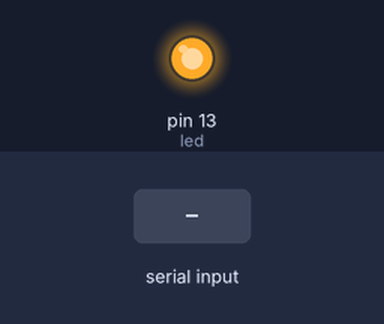
The sketch below on a simulated Arduino Uno, built with avr-gcc and run on an emulated ATmega328P. On the bench: output pins drawn as LEDs (lit = HIGH). The test bench sets the inputs (shaded band). What the sketch prints to the serial monitor is not drawn.

Above: at 1.2 s.
1.3 s: "Z" received over Serial
At 1.8 s:
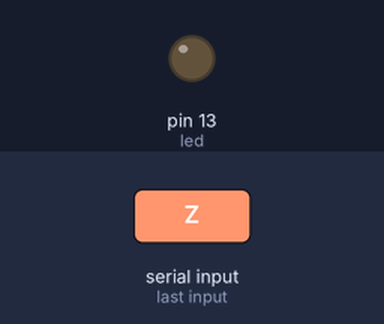
2.8 s: "C" received over Serial
5.1 s: "S" received over Serial
Timing chart, 0 to 8.1 s (numbered marks = the images above; inputs shaded):
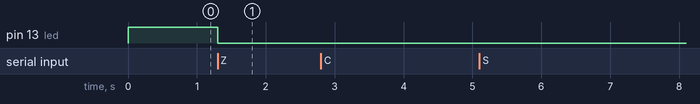

Measured:
- after the input at 1.3 s, pin 13 (led): HIGH → LOW at once
- after the input at 2.8 s, every drawn part: stays the same
- after the input at 5.1 s, every drawn part: stays the same

The sketch:

rfid_debug.ino
```cpp
// (licence header left out)
uint16_t counter; // Counter for the credit currently in the machine and the total value of coins that have been put into the machine
int led = 13;

void setup() {
  Serial.begin(19200); // Initialize serial communications with master vending arduino
  Serial.setTimeout(400);
  pinMode(led, OUTPUT);
  counter = 30000;
}

#define transmission_attempts 10
#define transmission_repeats 5
uint8_t recieve_error;
uint16_t rfid_recieve(){
  char parseBuffer[transmission_repeats*2];
  uint8_t recieveAttemptsRemaining = transmission_attempts;
  uint16_t number = 0;
  while(recieveAttemptsRemaining-- > 0){
    if(Serial.readBytes(parseBuffer, sizeof(parseBuffer)) == sizeof(parseBuffer)){
      // Recieved correct ammount of bytes - check message integrity
      if(memcmp(parseBuffer,parseBuffer+2,sizeof(parseBuffer)-2) == 0){
        // OK
        recieve_error = 0;
        // Let other party know we do not need a retransmission
        Serial.write(0);
        memcpy(&number,parseBuffer,sizeof(number));
        return number;
      }
    }
    // Recieved incorrect ammount of bytes - Retry only if we are going to run function again
    if(recieveAttemptsRemaining > 0)
      Serial.write(recieveAttemptsRemaining+48);
  }
  recieve_error = 1; // timed out
  // Let other party know we do not need a retransmission
  Serial.write(0);
  return number;
}

char rfid_transmit(uint16_t number){
//uint16_t number;                      // 0001 0110 0100 0111
  uint16_t mask   = B11111111;          // 0000 0000 1111 1111
  uint8_t first_half   = number >> 8;   // >>>> >>>> 0001 0110
  uint8_t sencond_half = number & mask; // ____ ____ 0100 0111
  char waiting_for_ok = 1;
  uint8_t transmitAttemptsRemaining = transmission_attempts;
  while(waiting_for_ok && transmitAttemptsRemaining-- > 0){
    // Flush incoming buffer
    while(Serial.available()){Serial.read();}
    for (int i = 0; i < transmission_repeats*2; i = i+2) {
      Serial.write(sencond_half);
      Serial.write(first_half);
    }
    if(Serial.readBytes(&waiting_for_ok,1) == 0) // No bytes recieved
      waiting_for_ok = 1; // Overwrite waiting_for_ok - necessary?
  }
  return waiting_for_ok;
}

void loop() {
  if (Serial.available()) {
    int input = Serial.read();
    if(input == 'C'){ // Fetch current credits
      rfid_transmit(counter);
    }
    else if(input == 'S'){ // Set current credits
      uint16_t temp_counter = rfid_recieve();
      if(recieve_error == 0) // If credits recieved correctly, update counter
        counter = temp_counter;
    }
    else if(input == 'Z'){ // Zero current credits
      counter = 0;
    }
  }
  if(counter == 0)
    digitalWrite(led, LOW);
  else
   digitalWrite(led, HIGH);
}
```
